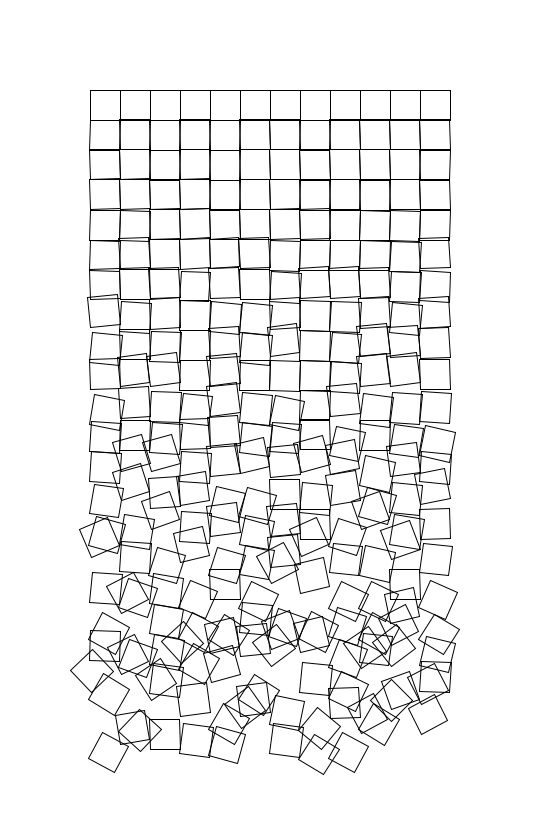
Frame 1 (no input)
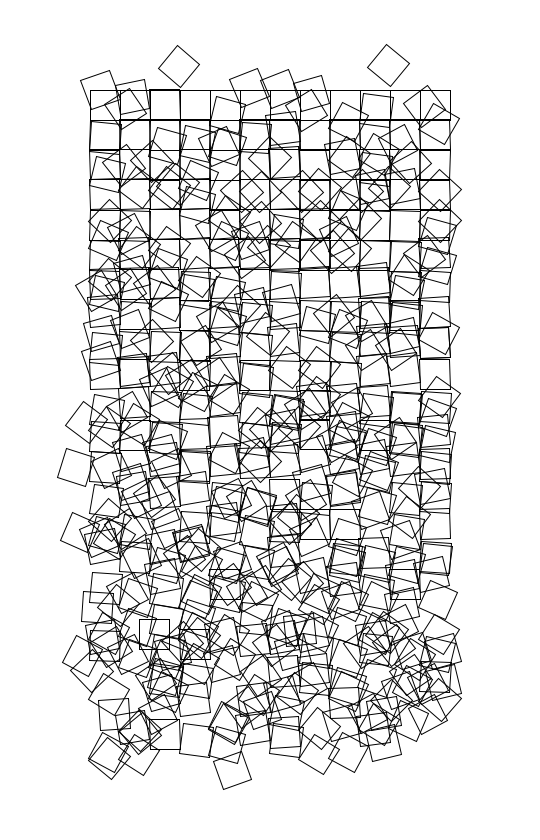
Frame 2 (the mouse pressed at the canvas centre, redrawn once)

The Processing sketch that drew these frames (run headless with seeded random() and noise(); the mouse was pressed at the canvas centre and the sketch redrawn once):

// Processing sketch: A_SchotterReproduction
// ── A_SchotterReproduction.pde
// Georg Nees - Schotter (the German word for gravel).
// http://dada.compart-bremen.de/item/algorithm/1
// https://miro.medium.com/max/2609/1*jT94Smc6DX23VlnJk96INg.jpeg

// Reproduction by Jim Plaxco (www.artsnova.com).
// http://www.artsnova.com/Nees_Schotter_Tutorial.html

// Refactored and slightly modified by Freek de Bruijn.

color blackColor = color(0, 0, 0);
color whiteColor = color(255, 255, 255);

int columnCount = 12;
int rowCount = 22;
int squareSize = 30;
int edgeSize = 3 * squareSize;
int windowWidth = columnCount * squareSize + 2 * edgeSize;

float randomIncrement = 0.22;
float dampen = 0.45;
float growingDisorder = 0.0;

void setup() {
  // println("Window width: " + (columnCount * squareSize + 2 * edgeSize));
  // println("Window height: " + (rowCount * squareSize + 2 * edgeSize));
  size(540, 840);

  background(whiteColor);
  stroke(blackColor);
  smooth();
  noFill();
  noLoop();
}

void draw() {
  for (int rowIndex = 0; rowIndex < rowCount; rowIndex++) {
    growingDisorder += rowIndex * randomIncrement;

    for (int columnIndex = 0; columnIndex < columnCount; columnIndex++) {
      pushMatrix();

      // Pick a random amount of disorder for rotation and translation.
      float rotationDisorder = random(-growingDisorder, growingDisorder);
      float translationDisorder = rotationDisorder * dampen;

      translate(edgeSize + columnIndex * squareSize + translationDisorder,
                edgeSize + rowIndex * squareSize + translationDisorder);

      rotate(radians(rotationDisorder));

      square(0, 0, squareSize);

      popMatrix();
    }
  }
}
